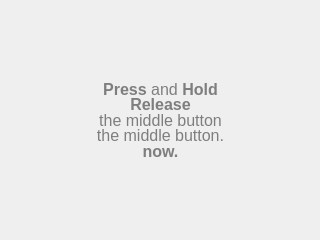
<?xml version="1.0" encoding="UTF-8"?>
<!--
RecoveryOS.ui
This is the user interface layout for the Recovery OS modal.

RCU is a management client for the reMarkable Tablet.
Copyright (C) 2020-21  Davis Remmel

This program is free software: you can redistribute it and/or modify
it under the terms of the GNU Affero General Public License as
published by the Free Software Foundation, either version 3 of the
License, or (at your option) any later version.

This program is distributed in the hope that it will be useful,
but WITHOUT ANY WARRANTY; without even the implied warranty of
MERCHANTABILITY or FITNESS FOR A PARTICULAR PURPOSE.  See the
GNU Affero General Public License for more details.

You should have received a copy of the GNU Affero General Public License
along with this program.  If not, see <https://www.gnu.org/licenses/>.
-->
<ui version="4.0">
 <class>Dialog</class>
 <widget class="QDialog" name="Dialog">
  <property name="font">
    <font>
      <pointsize>12</pointsize>
    </font>
  </property>
  <property name="geometry">
   <rect>
    <x>0</x>
    <y>0</y>
    <width>320</width>
    <height>240</height>
   </rect>
  </property>
  <property name="windowTitle">
   <string>Attention</string>
  </property>
  <property name="modal">
   <bool>false</bool>
  </property>
  <widget class="QLabel" name="label_press">
   <property name="enabled">
    <bool>true</bool>
   </property>
   <property name="geometry">
    <rect>
     <x>0</x>
     <y>0</y>
     <width>321</width>
     <height>241</height>
    </rect>
   </property>
   <property name="text">
     <string>&lt;html&gt;&lt;head/&gt;&lt;body&gt;&lt;p&gt;&lt;span style=&quot; font-size:12pt; font-weight:600; color:#7e7e7e;&quot;&gt;Press &lt;/span&gt;&lt;span style=&quot; font-size:12pt; color:#7e7e7e;&quot;&gt;and&lt;/span&gt;&lt;span style=&quot; font-size:12pt; font-weight:600; color:#7e7e7e;&quot;&gt; Hold&lt;/span&gt;&lt;/p&gt;&lt;p&gt;&lt;span style=&quot; font-size:12pt; color:#7e7e7e;&quot;&gt;the middle button&lt;/span&gt;&lt;/p&gt;&lt;p&gt;&lt;span style=&quot; font-size:12pt; font-weight:600; color:#7e7e7e;&quot;&gt;now.&lt;/span&gt;&lt;/p&gt;&lt;/body&gt;&lt;/html&gt;</string>
   </property>
   <property name="alignment">
    <set>Qt::AlignCenter</set>
   </property>
  </widget>
  <widget class="QLabel" name="label_release">
   <property name="geometry">
    <rect>
     <x>0</x>
     <y>0</y>
     <width>321</width>
     <height>241</height>
    </rect>
   </property>
   <property name="text">
    <string>&lt;html&gt;&lt;head/&gt;&lt;body&gt;&lt;p&gt;&lt;span style=&quot; font-size:12pt; font-weight:600; color:#7e7e7e;&quot;&gt;Release&lt;/span&gt;&lt;/p&gt;&lt;p&gt;&lt;span style=&quot; font-size:12pt; color:#7e7e7e;&quot;&gt;the middle button.&lt;/span&gt;&lt;/p&gt;&lt;/body&gt;&lt;/html&gt;</string>
   </property>
   <property name="alignment">
    <set>Qt::AlignCenter</set>
   </property>
  </widget>
 </widget>
 <resources/>
 <connections/>
</ui>
